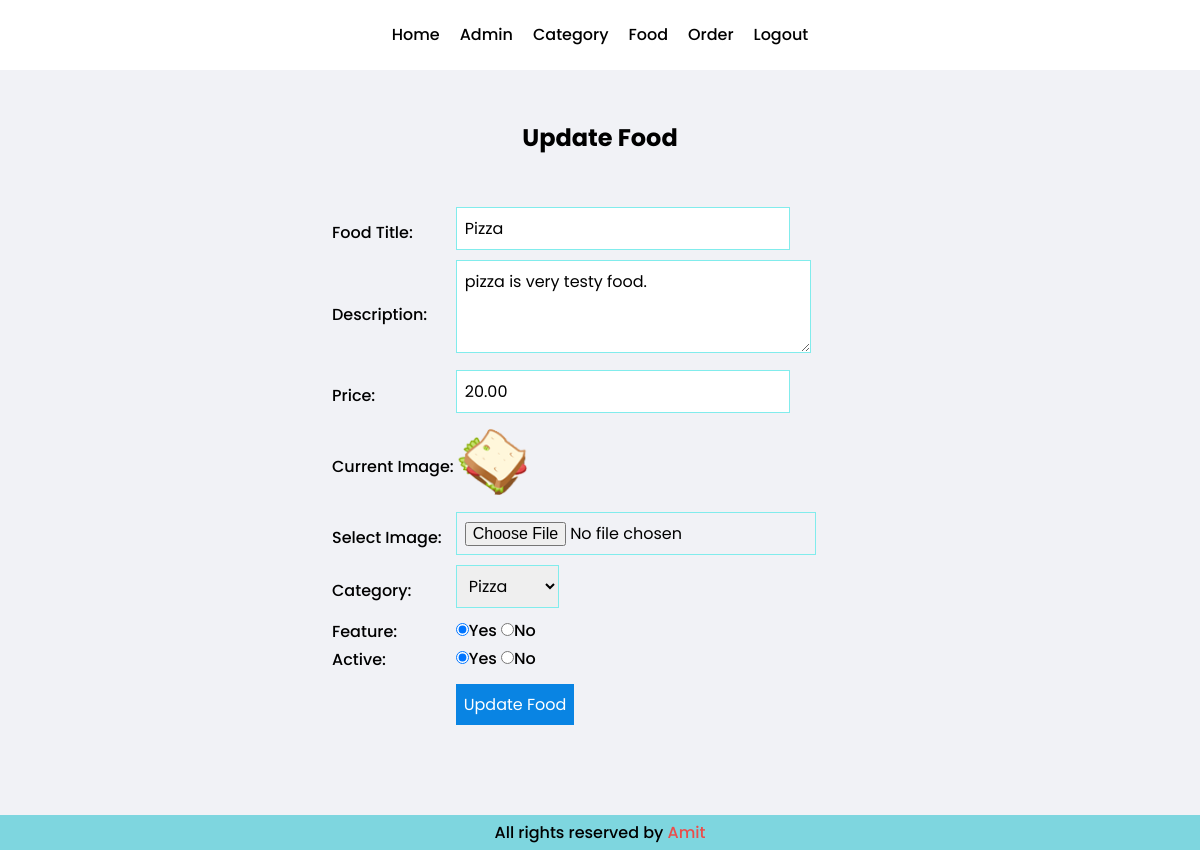
The app's page /admin/update-food.php?id=23 (signed in) with its own data.
### tables this page shows
CREATE TABLE `tbl_food` (
  `id` int(11) NOT NULL,
  `title` varchar(100) NOT NULL,
  `description` text NOT NULL,
  `price` decimal(10,2) NOT NULL,
  `image_name` varchar(255) NOT NULL,
  `category_id` int(10) UNSIGNED NOT NULL,
  `featured` varchar(10) NOT NULL,
  `active` varchar(10) NOT NULL
);

CREATE TABLE `tbl_category` (
  `id` int(11) NOT NULL,
  `title` varchar(100) NOT NULL,
  `image_name` varchar(255) NOT NULL,
  `featured` varchar(10) NOT NULL,
  `active` varchar(10) NOT NULL
);

### admin/update-food.php (the view, shortened to what this page needs)
<?php
  require_once('partials/header.php');
  if(isset($_GET['id'])){
    $id = $_GET['id'];
    $sql = mysqli_query($connection, "SELECT * FROM tbl_food WHERE id = '$id'");
    if($rows = mysqli_fetch_assoc($sql)){
      $title = $rows['title'];
      $current_image = $rows['image_name'];
      $description = $rows['description'];
      $price = $rows['price'];
      $current_category = $rows['category_id'];
      $featured = $rows['featured'];
      $active = $rows['active'];
    }
  }
?>
<section class="main-content">
  <div class="container">
    <h2 class="text-center">Update Food</h2>
    <form class="tbl-info form-padding" action="" method="POST" enctype="multipart/form-data">
        <table>
          <tr>
            <td>Food Title: </td>
            <td><input type="text" name="title" value="<?php echo $title; ?>"></td>
          </tr>
          <tr>
            <td>Description: </td>
            <td><textarea class="text-area-brdr" name="description" cols="23" rows="3" ><?php echo $description; ?></textarea></td>
          </tr>
          <tr>
            <td>Price: </td>
            <td><input type="number" name="price" value="<?php echo $price; ?>"></td>
          </tr>
          <tr>
            <td>Current Image: </td>
            <td class="img-fit">
              <?php
              if($current_image != ""){
              ?>
               <img src="<?php echo SITEURL; ?>/img/food/<?php echo $current_image; ?>" height="auto" width="80px">
              <?php
              }else{
                echo "Image Not Added Yet";
              }
              ?>
            </td>
          </tr>
          <tr>
            <td>Select Image: </td>
            <td><input type="file" name="image"></td>
          </tr>
          <tr>
            <td>Category: </td>
            <td>
              <select class="slct-catgry" name="category" >
                <?php
                  $info = mysqli_query($connection, "SELECT * FROM tbl_category WHERE active = 'Yes'");
                  $count = mysqli_num_rows($info);
                  if($count > 0){
                    while($rows_1 = mysqli_fetch_assoc($info)){
                      $category_title = $rows_1['title'];
                      $id_2 = $rows_1['id']; ?>
                     <option <?php if($current_category == $id_2){echo "selected";} ?> value="<?php echo $id_2; ?>"><?php echo $category_title; ?></option>
                      <?php
                    }
                  }else{
                    echo "<option value='0'>Not Found</option>";
                  }
                 ?>
              </select>
            </td>
          </tr>
          <tr>
            <td>Feature: </td>
            <td>
              <input <?php if($featured == "Yes"){echo "checked"; } ?> type="radio" name="feature" value="Yes">Yes
              <input <?php if($featured == "No"){echo "checked"; } ?> type="radio" name="feature" value="No">No
            </td>
          </tr>
          <tr>
            <td>Active: </td>
            <td>
              <input <?php if($active == "Yes"){echo "checked"; } ?> type="radio" name="active" value="Yes">Yes
              <input <?php if($active == "No"){echo "checked"; } ?> type="radio" name="active" value="No">No
            </td>
          </tr>
          <tr>
            <td>
            </td>
            <td><input class="btn-primary no-border" type="submit" name="update" value="Update Food"></td>
          </tr>
        </table>
      </form>
  </div>
</section>
<?php require_once('partials/footer.php'); ?>

### css/admin.css (style rules this page uses)
* { margin: 0; padding: 0; font-family: 'Poppins', sans-serif; box-sizing: border-box; }
.container { max-width: 90%; margin: 0 auto; }
.text-center { text-align: center; }
.main-content { padding: 50px 0; background-color: #f1f2f6; }
.btn-primary { padding: 10px 15px; text-decoration: none; font-size: 16px; background-color: #0984e3; color: #ffffff; }
.tbl-info { max-width: 50%; margin: 0 auto; margin-top: 20px; }
.tbl-info tr td { font-size: 16px; font-weight: 500; }
.text-area-brdr { padding: 8px; border: 1px solid #81ecec; margin-bottom: 8px; font-size: 16px; }
.tbl-info input { padding: 8px; border: 1px solid #81ecec; margin-bottom: 8px; font-size: 16px; }
.tbl-info .btn-primary { border: none; margin-top: 10px; }
.tbl-info .slct-catgry { padding: 8px; border: 1px solid #81ecec; margin-bottom: 8px; font-size: 16px; }
.no-border { border: none; margin-top: 15px; }
.form-padding { padding: 30px 0; }

### records on screen
tbl_food: title "Pizza", description "pizza is very testy food.", price "20.00", image_name (picture), category "Pizza", featured "☑", active "☑"
